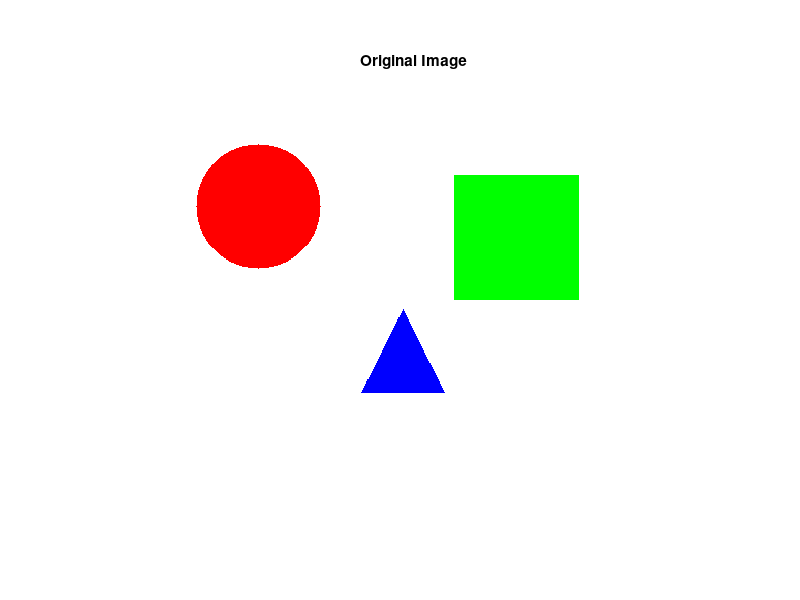
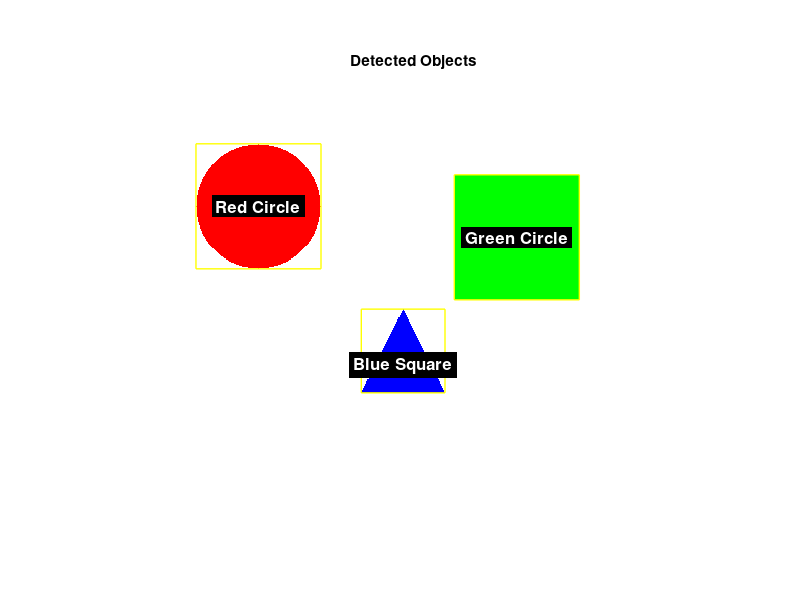

These figures' MATLAB source, in order:
% Final_Mini_Project.m
clc; clear; close all;

%% 1) Generate simple test image
H = 400; W = 600;
img = uint8(255 * ones(H,W,3));
[X,Y] = meshgrid(1:W, 1:H);

% --- Red Circle ---
cx = 150; cy = 120; r = 60;
mask1 = (X-cx).^2 + (Y-cy).^2 <= r^2;
img(:,:,1) = img(:,:,1).*uint8(~mask1) + uint8(mask1)*255;
img(:,:,2) = img(:,:,2).*uint8(~mask1);
img(:,:,3) = img(:,:,3).*uint8(~mask1);

% --- Green Square ---
x0 = 340; y0 = 90; w = 120;
mask2 = (X>=x0 & X<=x0+w & Y>=y0 & Y<=y0+w);
img(:,:,1) = img(:,:,1).*uint8(~mask2);
img(:,:,2) = img(:,:,2).*uint8(~mask2) + uint8(mask2)*255;
img(:,:,3) = img(:,:,3).*uint8(~mask2);

% --- Blue Triangle ---
triX = [250 330 290];
triY = [300 300 220];
mask3 = inpolygon(X, Y, triX, triY);
img(:,:,1) = img(:,:,1).*uint8(~mask3);
img(:,:,2) = img(:,:,2).*uint8(~mask3);
img(:,:,3) = img(:,:,3).*uint8(~mask3) + uint8(mask3)*255;

figure; imshow(img); title('Original Image');

%% 2) Binary mask for shapes
gray = rgb2gray(img);
bw = gray < 250;     % threshold
bw = bwareaopen(bw, 200);

%% 3) Label objects
[L, num] = bwlabel(bw);
stats = regionprops(L, 'Area','Perimeter','Centroid','BoundingBox','PixelIdxList');

%% 4) Analyze each object
figure; imshow(img); hold on; title('Detected Objects');

colors = {'Red','Green','Blue'};

for k = 1:num

    pix = stats(k).PixelIdxList;

    % Shape detection
    A = stats(k).Area;
    P = stats(k).Perimeter;
    circ = (4*pi*A)/(P^2);

    if circ > 0.80
        shape = 'Circle';
    elseif circ > 0.60
        shape = 'Square';
    else
        shape = 'Triangle';
    end

    % Color detection
    R = img(:,:,1); G = img(:,:,2); B = img(:,:,3);
    meanR = mean(R(pix));
    meanG = mean(G(pix));
    meanB = mean(B(pix));

    [~, idx] = max([meanR meanG meanB]);
    colorName = colors{idx};

    % Draw
    bbox = stats(k).BoundingBox;
    ctr = stats(k).Centroid;
    rectangle('Position', bbox, 'EdgeColor','y', 'LineWidth', 1);
    text(ctr(1), ctr(2), sprintf('%s %s', colorName, shape), ...
        'Color','white', 'FontWeight','bold','FontSize',12, ...
        'HorizontalAlignment','center', 'BackgroundColor','black');

end

hold off;

fprintf('\nFinished! Detected %d object(s).\n', num);
